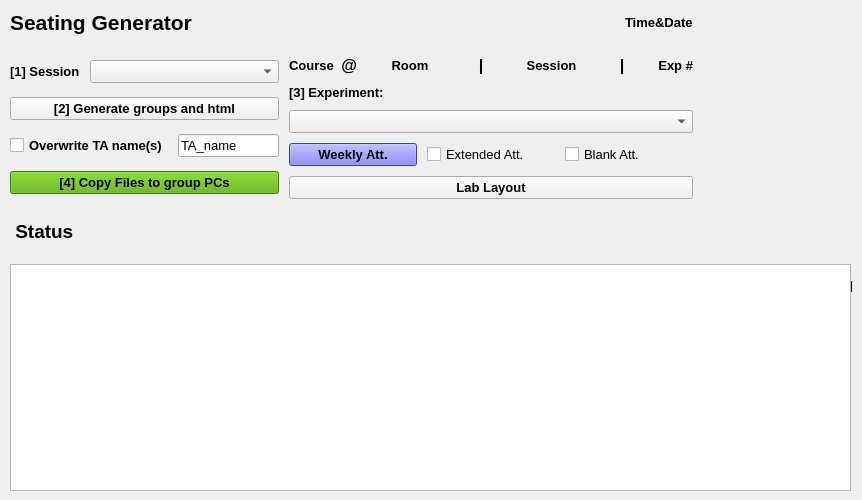
    <widget class="QWidget" name="Main">
     <attribute name="title">
      <string>Main</string>
     </attribute>
     <widget class="QWidget" name="layoutWidget_2">
      <property name="geometry">
       <rect>
        <x>10</x>
        <y>10</y>
        <width>841</width>
        <height>481</height>
       </rect>
      </property>
      <layout class="QVBoxLayout" name="verticalLayout_27">
       <property name="spacing">
        <number>21</number>
       </property>
       <item>
        <layout class="QHBoxLayout" name="horizontalLayout_12" stretch="5,1">
         <item>
          <layout class="QVBoxLayout" name="verticalLayout_28">
           <item>
            <layout class="QHBoxLayout" name="horizontalLayout_6">
             <item>
              <widget class="QLabel" name="label_8">
               <property name="sizePolicy">
                <sizepolicy hsizetype="Preferred" vsizetype="Fixed">
                 <horstretch>0</horstretch>
                 <verstretch>0</verstretch>
                </sizepolicy>
               </property>
               <property name="font">
                <font>
                 <family>Arial</family>
                 <pointsize>16</pointsize>
                 <weight>75</weight>
                 <bold>true</bold>
                </font>
               </property>
               <property name="text">
                <string>Seating Generator</string>
               </property>
              </widget>
             </item>
             <item>
              <spacer name="horizontalSpacer_3">
               <property name="orientation">
                <enum>Qt::Horizontal</enum>
               </property>
               <property name="sizeHint" stdset="0">
                <size>
                 <width>40</width>
                 <height>20</height>
                </size>
               </property>
              </spacer>
             </item>
             <item>
              <widget class="QLabel" name="label_time">
               <property name="font">
                <font>
                 <family>Arial</family>
                 <pointsize>10</pointsize>
                 <weight>75</weight>
                 <bold>true</bold>
                </font>
               </property>
               <property name="text">
                <string>Time&amp;Date</string>
               </property>
              </widget>
             </item>
            </layout>
           </item>
           <item>
            <layout class="QHBoxLayout" name="horizontalLayout_13" stretch="2,3">
             <property name="spacing">
              <number>10</number>
             </property>
             <item>
              <layout class="QVBoxLayout" name="verticalLayout_29">
               <item>
                <layout class="QHBoxLayout" name="horizontalLayout_14">
                 <item>
                  <widget class="QLabel" name="label_16">
                   <property name="sizePolicy">
                    <sizepolicy hsizetype="Fixed" vsizetype="Preferred">
                     <horstretch>0</horstretch>
                     <verstretch>0</verstretch>
                    </sizepolicy>
                   </property>
                   <property name="font">
                    <font>
                     <family>Arial</family>
                     <pointsize>10</pointsize>
                     <weight>75</weight>
                     <bold>true</bold>
                    </font>
                   </property>
                   <property name="text">
                    <string>[1] Session</string>
                   </property>
                  </widget>
                 </item>
                 <item>
                  <widget class="QComboBox" name="comboBox_session">
                   <property name="sizePolicy">
                    <sizepolicy hsizetype="Minimum" vsizetype="Fixed">
                     <horstretch>0</horstretch>
                     <verstretch>0</verstretch>
                    </sizepolicy>
                   </property>
                   <property name="font">
                    <font>
                     <family>Arial</family>
                     <pointsize>10</pointsize>
                    </font>
                   </property>
                  </widget>
                 </item>
                </layout>
               </item>
               <item>
                <layout class="QHBoxLayout" name="horizontalLayout_15">
                 <item>
                  <widget class="QPushButton" name="pushButton_grouping_htmlgen">
                   <property name="sizePolicy">
                    <sizepolicy hsizetype="Preferred" vsizetype="Fixed">
                     <horstretch>0</horstretch>
                     <verstretch>0</verstretch>
                    </sizepolicy>
                   </property>
                   <property name="font">
                    <font>
                     <family>Arial</family>
                     <pointsize>10</pointsize>
                     <weight>75</weight>
                     <bold>true</bold>
                    </font>
                   </property>
                   <property name="text">
                    <string>[2] Generate groups and html</string>
                   </property>
                  </widget>
                 </item>
                </layout>
               </item>
               <item>
                <layout class="QHBoxLayout" name="horizontalLayout_16">
                 <item>
                  <widget class="QCheckBox" name="checkBox_TAname_overwrite">
                   <property name="font">
                    <font>
                     <family>Arial</family>
                     <pointsize>10</pointsize>
                     <weight>75</weight>
                     <bold>true</bold>
                    </font>
                   </property>
                   <property name="text">
                    <string>Overwrite TA name(s)</string>
                   </property>
                  </widget>
                 </item>
                 <item>
                  <widget class="QLineEdit" name="lineEdit_TAname">
                   <property name="font">
                    <font>
                     <family>Arial</family>
                     <pointsize>10</pointsize>
                    </font>
                   </property>
                   <property name="text">
                    <string>TA_name</string>
                   </property>
                  </widget>
                 </item>
                </layout>
               </item>
               <item>
                <widget class="QPushButton" name="pushButton_copyfiles">
                 <property name="sizePolicy">
                  <sizepolicy hsizetype="Preferred" vsizetype="Fixed">
                   <horstretch>0</horstretch>
                   <verstretch>0</verstretch>
                  </sizepolicy>
                 </property>
                 <property name="font">
                  <font>
                   <family>Arial</family>
                   <pointsize>10</pointsize>
                   <weight>75</weight>
                   <bold>true</bold>
                  </font>
                 </property>
                 <property name="styleSheet">
                  <string notr="true">background-color: rgb(85, 170, 0);</string>
                 </property>
                 <property name="text">
                  <string>[4] Copy Files to group PCs</string>
                 </property>
                </widget>
               </item>
              </layout>
             </item>
             <item>
              <layout class="QVBoxLayout" name="verticalLayout_30">
               <item>
                <layout class="QHBoxLayout" name="horizontalLayout_17" stretch="1,0,2,1,2,1,1">
                 <property name="spacing">
                  <number>2</number>
                 </property>
                 <item>
                  <widget class="QLabel" name="course_label">
                   <property name="sizePolicy">
                    <sizepolicy hsizetype="Expanding" vsizetype="Preferred">
                     <horstretch>0</horstretch>
                     <verstretch>0</verstretch>
                    </sizepolicy>
                   </property>
                   <property name="font">
                    <font>
                     <family>Arial</family>
                     <pointsize>10</pointsize>
                     <weight>75</weight>
                     <bold>true</bold>
                    </font>
                   </property>
                   <property name="text">
                    <string>Course</string>
                   </property>
                   <property name="alignment">
                    <set>Qt::AlignLeading|Qt::AlignLeft|Qt::AlignVCenter</set>
                   </property>
                   <property name="wordWrap">
                    <bool>false</bool>
                   </property>
                  </widget>
                 </item>
                 <item>
                  <widget class="QLabel" name="course_label_at">
                   <property name="sizePolicy">
                    <sizepolicy hsizetype="Expanding" vsizetype="Preferred">
                     <horstretch>0</horstretch>
                     <verstretch>0</verstretch>
                    </sizepolicy>
                   </property>
                   <property name="font">
                    <font>
                     <family>Arial</family>
                     <pointsize>12</pointsize>
                     <weight>75</weight>
                     <bold>true</bold>
                    </font>
                   </property>
                   <property name="text">
                    <string> @ </string>
                   </property>
                   <property name="alignment">
                    <set>Qt::AlignLeading|Qt::AlignLeft|Qt::AlignVCenter</set>
                   </property>
                   <property name="wordWrap">
                    <bool>false</bool>
                   </property>
                  </widget>
                 </item>
                 <item>
                  <widget class="QLabel" name="location_label">
                   <property name="sizePolicy">
                    <sizepolicy hsizetype="Expanding" vsizetype="Preferred">
                     <horstretch>0</horstretch>
                     <verstretch>0</verstretch>
                    </sizepolicy>
                   </property>
                   <property name="font">
                    <font>
                     <family>Arial</family>
                     <pointsize>10</pointsize>
                     <weight>75</weight>
                     <bold>true</bold>
                    </font>
                   </property>
                   <property name="text">
                    <string>Room</string>
                   </property>
                   <property name="alignment">
                    <set>Qt::AlignCenter</set>
                   </property>
                   <property name="wordWrap">
                    <bool>false</bool>
                   </property>
                  </widget>
                 </item>
                 <item>
                  <widget class="QLabel" name="label">
                   <property name="sizePolicy">
                    <sizepolicy hsizetype="Expanding" vsizetype="Preferred">
                     <horstretch>0</horstretch>
                     <verstretch>0</verstretch>
                    </sizepolicy>
                   </property>
                   <property name="font">
                    <font>
                     <family>Arial</family>
                     <pointsize>12</pointsize>
                     <weight>75</weight>
                     <bold>true</bold>
                    </font>
                   </property>
                   <property name="text">
                    <string>|</string>
                   </property>
                   <property name="alignment">
                    <set>Qt::AlignCenter</set>
                   </property>
                  </widget>
                 </item>
                 <item>
                  <widget class="QLabel" name="session_label">
                   <property name="sizePolicy">
                    <sizepolicy hsizetype="Expanding" vsizetype="Preferred">
                     <horstretch>0</horstretch>
                     <verstretch>0</verstretch>
                    </sizepolicy>
                   </property>
                   <property name="font">
                    <font>
                     <family>Arial</family>
                     <pointsize>10</pointsize>
                     <weight>75</weight>
                     <bold>true</bold>
                    </font>
                   </property>
                   <property name="text">
                    <string>Session</string>
                   </property>
                   <property name="alignment">
                    <set>Qt::AlignCenter</set>
                   </property>
                   <property name="wordWrap">
                    <bool>false</bool>
                   </property>
                  </widget>
                 </item>
                 <item>
                  <widget class="QLabel" name="label_3">
                   <property name="sizePolicy">
                    <sizepolicy hsizetype="Expanding" vsizetype="Preferred">
                     <horstretch>0</horstretch>
                     <verstretch>0</verstretch>
                    </sizepolicy>
                   </property>
                   <property name="font">
                    <font>
                     <family>Arial</family>
                     <pointsize>12</pointsize>
                     <weight>75</weight>
                     <bold>true</bold>
                    </font>
                   </property>
                   <property name="text">
                    <string>|</string>
                   </property>
                   <property name="alignment">
                    <set>Qt::AlignCenter</set>
                   </property>
                  </widget>
                 </item>
                 <item>
                  <widget class="QLabel" name="exp_label">
                   <property name="sizePolicy">
                    <sizepolicy hsizetype="Expanding" vsizetype="Preferred">
                     <horstretch>0</horstretch>
                     <verstretch>0</verstretch>
                    </sizepolicy>
                   </property>
                   <property name="font">
                    <font>
                     <family>Arial</family>
                     <pointsize>10</pointsize>
                     <weight>75</weight>
                     <bold>true</bold>
                    </font>
                   </property>
                   <property name="text">
                    <string>Exp #</string>
                   </property>
                   <property name="alignment">
                    <set>Qt::AlignRight|Qt::AlignTrailing|Qt::AlignVCenter</set>
                   </property>
                   <property name="wordWrap">
                    <bool>false</bool>
                   </property>
                  </widget>
                 </item>
                </layout>
               </item>
               <item>
                <widget class="QLabel" name="label_6">
                 <property name="sizePolicy">
                  <sizepolicy hsizetype="Fixed" vsizetype="Preferred">
                   <horstretch>0</horstretch>
                   <verstretch>0</verstretch>
                  </sizepolicy>
                 </property>
                 <property name="font">
                  <font>
                   <family>Arial</family>
                   <pointsize>10</pointsize>
                   <weight>75</weight>
                   <bold>true</bold>
                  </font>
                 </property>
                 <property name="text">
                  <string>[3] Experiment: </string>
                 </property>
                </widget>
               </item>
               <item>
                <widget class="QComboBox" name="comboBox_exp_id">
                 <property name="font">
                  <font>
                   <family>Arial</family>
                   <pointsize>10</pointsize>
                  </font>
                 </property>
                </widget>
               </item>
               <item>
                <layout class="QHBoxLayout" name="horizontalLayout_18">
                 <item>
                  <widget class="QPushButton" name="pushButton_Watt">
                   <property name="font">
                    <font>
                     <family>Arial</family>
                     <pointsize>10</pointsize>
                     <weight>75</weight>
                     <bold>true</bold>
                    </font>
                   </property>
                   <property name="styleSheet">
                    <string notr="true">background-color: rgb(85, 85, 255)</string>
                   </property>
                   <property name="text">
                    <string>Weekly Att.</string>
                   </property>
                  </widget>
                 </item>
                 <item>
                  <widget class="QCheckBox" name="checkBox_extended_att">
                   <property name="font">
                    <font>
                     <family>Arial</family>
                     <pointsize>10</pointsize>
                    </font>
                   </property>
                   <property name="text">
                    <string>Extended Att.</string>
                   </property>
                  </widget>
                 </item>
                 <item>
                  <widget class="QCheckBox" name="checkBox_blankAtt">
                   <property name="font">
                    <font>
                     <family>Arial</family>
                     <pointsize>10</pointsize>
                    </font>
                   </property>
                   <property name="text">
                    <string>Blank Att.</string>
                   </property>
                  </widget>
                 </item>
                </layout>
               </item>
               <item>
                <widget class="QPushButton" name="pushButton_labLayout">
                 <property name="font">
                  <font>
                   <family>Arial</family>
                   <pointsize>10</pointsize>
                   <weight>75</weight>
                   <bold>true</bold>
                  </font>
                 </property>
                 <property name="text">
                  <string>Lab Layout</string>
                 </property>
                </widget>
               </item>
              </layout>
             </item>
            </layout>
           </item>
          </layout>
         </item>
         <item>
          <widget class="QLabel" name="label_logo_s">
           <property name="sizePolicy">
            <sizepolicy hsizetype="Preferred" vsizetype="Preferred">
             <horstretch>0</horstretch>
             <verstretch>0</verstretch>
            </sizepolicy>
           </property>
           <property name="styleSheet">
            <string notr="true"/>
           </property>
           <property name="text">
            <string/>
           </property>
          </widget>
         </item>
        </layout>
       </item>
       <item>
        <layout class="QVBoxLayout" name="verticalLayout_31">
         <item>
          <widget class="QLabel" name="label_7">
           <property name="font">
            <font>
             <family>Arial</family>
             <pointsize>14</pointsize>
             <weight>75</weight>
             <bold>true</bold>
            </font>
           </property>
           <property name="text">
            <string> Status</string>
           </property>
          </widget>
         </item>
         <item>
          <widget class="QTextBrowser" name="statusbox"/>
         </item>
        </layout>
       </item>
      </layout>
     </widget>
     <widget class="QLabel" name="label_2">
      <property name="geometry">
       <rect>
        <x>850</x>
        <y>280</y>
        <width>3</width>
        <height>12</height>
       </rect>
      </property>
      <property name="text">
       <string>|</string>
      </property>
     </widget>
    </widget>
